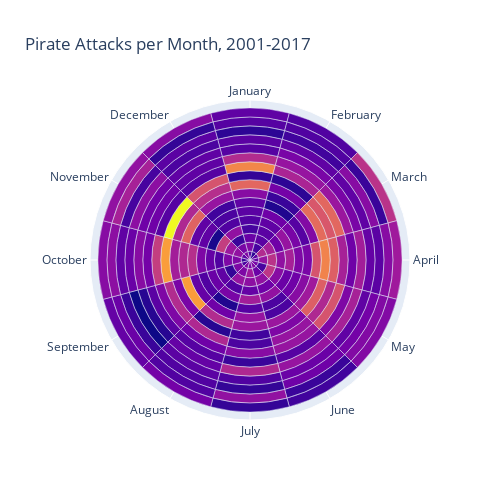

Source (notebook cell):
### Markdown cell above
## Plot Year - Month

### Code cell
fig = dataclock(pirates, 'dateofocc', title="Pirate Attacks per Month, 2001-2017")

fig.update_layout(
    autosize=False,
    width=500,
    height=500,
)

fig.show()

### Figure 1 — Plotly figure (JSON) as saved in the notebook; plotly's stock layout.template omitted (floating-point values rounded to 4 significant figures; data arrays with more than 128 entries replaced by an {"elided": "..."} marker saying what was removed)
{"data": [{"hovertemplate": "%{r}<br>%{theta}<br>Count: %{marker.color}<extra></extra>", "marker": {"color": {"elided": "204 int values"}}, "r": {"elided": "204 str values"}, "theta": {"elided": "204 str values"}, "type": "barpolar"}], "layout": {"autosize": false, "height": 500, "polar": {"angularaxis": {"categoryarray": ["January", "February", "March", "April", "May", "June", "July", "August", "September", "October", "November", "December"], "categoryorder": "array", "direction": "clockwise"}, "bargap": 0, "radialaxis": {"type": "linear", "visible": false}}, "title": {"text": "Pirate Attacks per Month, 2001-2017"}, "width": 500}}
